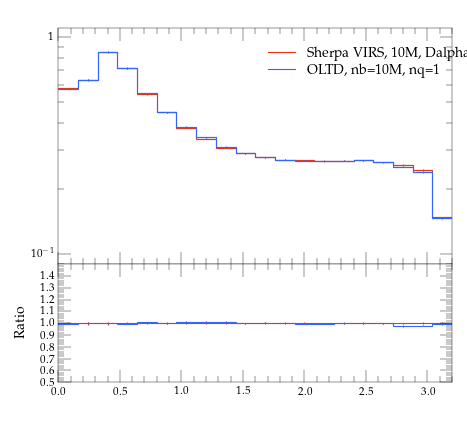

Here is the Python script that generated this plot:
#! /usr/bin/env python

# This Python script was auto-generated using YODA v2.0.0.
# Analysis object: /evtb/inc_jbjg_dphi
# Timestamp: 16-04-2024 (10:05:22)

import matplotlib as mpl
import matplotlib.pyplot as plt
mpl.use('Agg') # comment out for interactive use
import os
import numpy as np

plotDir = os.path.split(os.path.realpath(__file__))[0]
if 'YODA_USER_PLOT_PATH' in globals():
    plot_outdir = globals()['YODA_USER_PLOT_PATH']
else:
    plot_outdir = plotDir

#plot style
plt.style.use(os.path.join(plotDir, '../default.mplstyle'))
# plot metadata
figW, figH = plt.rcParams['figure.figsize']
ax_xLabel = r''
ax_yLabel = r''
ax_title  = r''
ax_xScale = 'linear'
ax_yScale = 'log'
xLims = (0.0, 3.2)
yLims = (0.09000000000000001, 1.1)

# TeX-friendly labels for the legend
labels = [ r"Sherpa VIRS, 10M, Dalpha=0.01", r"OLTD, nb=10M, nq=1" ]

# Create figure and axis objects
fig, (ax, ratio0_ax) = plt.subplots(2, 1, sharex=True,
                  figsize=(figW,figH), gridspec_kw={'height_ratios': (2, 1)})
ratio0_ax.yaxis.set_major_locator(mpl.ticker.MultipleLocator(0.1))
ratio0_ax.set_ylim(0.5, 1.4999)
ratio0_ax.set_ylabel('Ratio')

# LineColor map: curve index -> color
linecolors = {0: '#EE3311', 1: '#3366FF'}
# the numerical data is stored in a separate file
dataf = dict()
prefix = os.path.split(__file__)[0]
if prefix:    prefix = prefix + '/'
exec(open(prefix+'inc_jbjg_dphi__data.py').read(), dataf)


legend_handles = [] # keep track of handles for the legend

# style options for curves
# starts at zorder>=5 to draw curve on top of legend
styles = {
  'curve0': {
    'color' : linecolors[0],
    'linestyle' : '-',
    'marker' : 'o',
    'zorder' : 5,
    'histstyle' : True,
  },
  'curve1': {
    'color' : linecolors[1],
    'linestyle' : '-',
    'marker' : 'o',
    'zorder' : 6,
    'histstyle' : True,
  },
}
# curve from input yoda files in main panel
for label in dataf['yvals'].keys():
    if all(np.isnan(v) for v in dataf['yvals'][label]):
        continue
    tmp = None
    if styles[label]['histstyle']: # draw as histogram
        tmp, = ax.plot(dataf['xedges'], dataf['yedges'][label],
                       color=styles[label]['color'],
                       linestyle=styles[label]['linestyle'],
                       drawstyle='steps-pre', solid_joinstyle='miter',
                       zorder=styles[label]['zorder'], label=label)
        ax.errorbar(dataf['xpoints'], dataf['yvals'][label], color=styles[label]['color'],
                    xerr=dataf['xerrs'], yerr=[dataf['ydowns'][label], dataf['yups'][label]],
                    linestyle='none', zorder=styles[label]['zorder'])
    else: # draw as scatter
        tmp = ax.errorbar(dataf['xpoints'], dataf['yvals'][label],
                          xerr=dataf['xerrs'],
                          yerr=[ dataf['ydowns'][label],
                          dataf['yups'][label] ],
                          fmt=styles[label]['marker'],
                          ecolor=styles[label]['color'],
                          color=styles[label]['color'], zorder=2)
        tmp[-1][0].set_linestyle(styles[label]['linestyle'])
    legend_handles += [tmp]
    for varLabel in dataf['variation_yvals'].keys():
        if varLabel.startswith(label):
            tmp, = ax.plot(dataf['xedges'], dataf['variation_yvals'][varLabel],
                           color=styles[label]['color'],
                           linestyle=styles[label]['linestyle'],
                           drawstyle='steps-pre', solid_joinstyle='miter',
                           zorder=styles[label]['zorder'], alpha=0.5)


# plots on ratio panel
# curve from input yoda files in ratio panel
for label, yvals in dataf['ratio0_yvals'].items():
    if all(np.isnan(v) for v in yvals):
        continue
    if styles[label]['histstyle']: # plot as histogram
        ratio0_ax.plot(dataf['xedges'], yvals,
                       color=styles[label]['color'],
                       linestyle=styles[label]['linestyle'],
                       drawstyle='steps-pre', zorder=1,
                       solid_joinstyle='miter')
        ratio0_ax.vlines(dataf['xpoints'],
                         dataf['ratio0_ymin'][label],
                         dataf['ratio0_ymax'][label],
                         color=styles[label]['color'], zorder=1)
    else: # plot as scatter
        tmp = ratio0_ax.errorbar(dataf['xpoints'],
                                 yvals, xerr=dataf['xerrs'],
                                 yerr=dataf['ratio0_yerrs'][label],
                                 fmt=styles[label]['marker'],
                                 ecolor=styles[label]['color'],
                                 color=styles[label]['color'])
        tmp[-1][0].set_linestyle(styles[label]['linestyle'])

    for varlabel in dataf['ratio0_variation_vals'].keys():
        if varlabel.startswith(label):
            ratio0_ax.plot(dataf['xedges'],
                            dataf['ratio0_variation_vals'][varlabel],
                            color=styles[label]['color'],
                            linestyle=styles[label]['linestyle'],
                            drawstyle='steps-pre', solid_joinstyle='miter',
                            zorder=1, alpha=0.5)

legend_pos = (0.5, 0.97)
ax.legend(legend_handles, labels, loc='upper left', bbox_to_anchor=legend_pos)

# set plot metadata as defined above
ratio0_ax.set_xlabel(ax_xLabel)
ratio0_ax.xaxis.set_label_coords(1., -.15)
ax.set_ylabel(ax_yLabel, loc='top')
ax.set_title(ax_title, loc='left')
ax.set_xscale(ax_xScale)
ax.set_yscale(ax_yScale)
ax.set_xlim(xLims)
ax.set_ylim(yLims)

# tick formatting
plt.rcParams['xtick.top'] = True
plt.rcParams['ytick.right'] = True
ax.yaxis.set_major_locator(mpl.ticker.LogLocator(base=10.0, numticks=np.inf))
ax.yaxis.set_minor_locator(mpl.ticker.LogLocator(
                           base=10.0, subs=np.arange(0.1, 1, 0.1), numticks=np.inf))
fig.align_ylabels((ax, ratio0_ax))
plt.savefig(os.path.join(plot_outdir, 'inc_jbjg_dphi.pdf'), format='PDF')
plt.savefig(os.path.join(plot_outdir, 'inc_jbjg_dphi.png'), format='PNG')

plt.close(fig)
